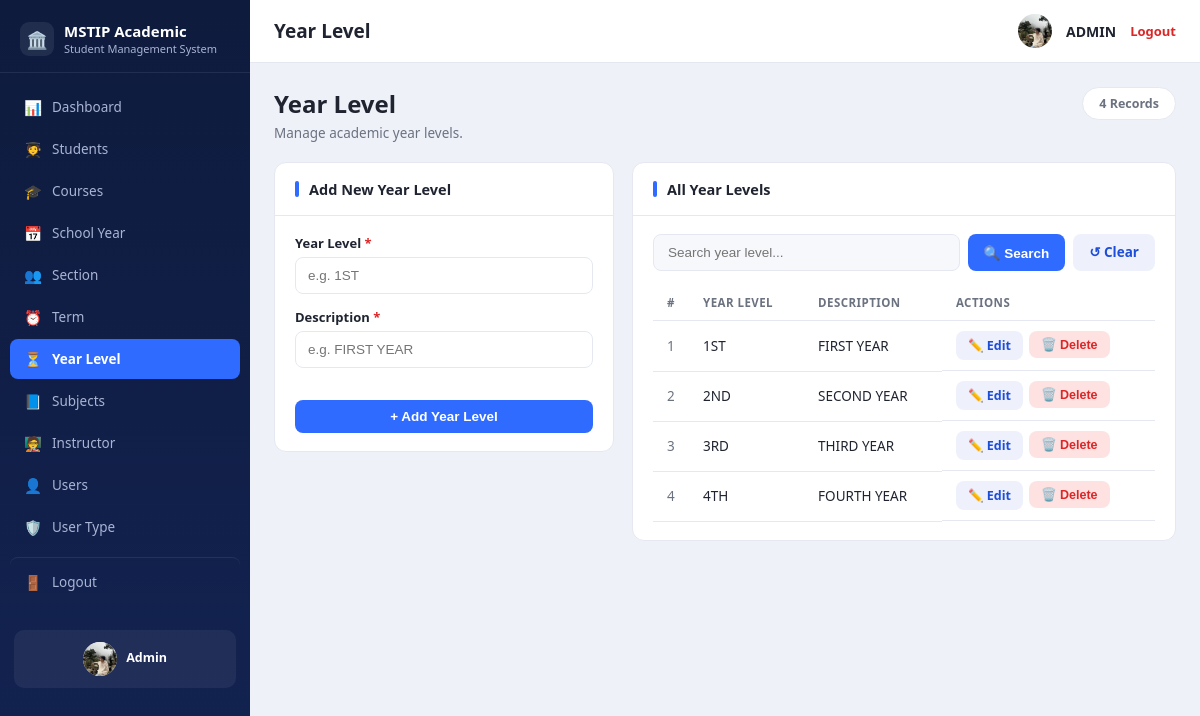
Screenshot of /yearlevels.php (signed in) with the database file from the repository.
### tables this page shows
CREATE TABLE `tbl_yearlevel` (
  `ID` int NOT NULL,
  `YEARLEVEL` varchar(100) NOT NULL,
  `DESCRIPTION` varchar(255) NOT NULL
);

### yearlevels.php (the view, shortened to what this page needs)
<?php
require_once 'config.php';
$q = trim($_GET['q'] ?? '');
$sql = "SELECT * FROM tbl_yearlevel";
$params = [];
$sql .= " ORDER BY ID ASC";
$stmt = $pdo->prepare($sql);
$stmt->execute($params);
$rows = $stmt->fetchAll();
$total = $pdo->query("SELECT COUNT(*) c FROM tbl_yearlevel")->fetch()['c'];
require_once 'includes/header.php';
?>
<div class="page-head">
  <div><h1>Year Level</h1><p>Manage academic year levels.</p></div>
  <span class="records-pill"><?= (int)$total ?> Records</span>
</div>
<div class="split-grid">
  <div class="panel-card">
    <div class="panel-card-head"><span class="bar"></span><h2>Add New Year Level</h2></div>
    <div class="panel-card-body">
      <form method="POST" action="yearlevels.php">
        <div class="field">
          <label for="YEARLEVEL">Year Level <span class="req">*</span></label>
          <input type="text" id="YEARLEVEL" name="YEARLEVEL" placeholder="e.g. 1ST" required
                 value="<?= htmlspecialchars($_POST['YEARLEVEL'] ?? '') ?>">
        </div>
        <div class="field">
          <label for="DESCRIPTION">Description <span class="req">*</span></label>
          <input type="text" id="DESCRIPTION" name="DESCRIPTION" placeholder="e.g. FIRST YEAR" required
                 value="<?= htmlspecialchars($_POST['DESCRIPTION'] ?? '') ?>">
        </div>
        <button type="submit" class="btn btn-primary btn-block">+ Add Year Level</button>
      </form>
    </div>
  </div>
  <div class="panel-card">
    <div class="panel-card-head"><span class="bar"></span><h2>All Year Levels</h2></div>
    <div class="panel-card-body">
      <form method="GET" action="yearlevels.php" class="search-row">
        <input type="text" name="q" placeholder="Search year level..." value="<?= htmlspecialchars($q) ?>">
        <button type="submit" class="btn btn-primary">🔍 Search</button>
        <a href="yearlevels.php" class="btn btn-secondary">↺ Clear</a>
      </form>
      <table class="table">
        <thead>
          <tr><th class="col-num">#</th><th>Year Level</th><th>Description</th><th>Actions</th></tr>
        </thead>
        <tbody>
          <?php foreach ($rows as $i => $r): ?>
            <tr>
              <td class="col-num"><?= $i + 1 ?></td>
              <td><?= htmlspecialchars($r['YEARLEVEL']) ?></td>
              <td><?= htmlspecialchars($r['DESCRIPTION']) ?></td>
              <td class="actions">
                <a href="yearlevel_edit.php?id=<?= (int)$r['ID'] ?>" class="btn btn-small btn-secondary">✏️ Edit</a>
                <form method="POST" action="yearlevel_delete.php" style="display:inline"
                      onsubmit="return confirm('Delete this year level? Students assigned to it will be unlinked.');">
                  <button type="submit" class="btn btn-small btn-danger">🗑️ Delete</button>
                </form>
              </td>
            </tr>
          <?php endforeach; ?>
        </tbody>
      </table>
    </div>
  </div>
</div>
<?php require_once 'includes/footer.php'; ?>

### assets/css/style.css (style rules this page uses)
:root { --sidebar-bg:#0e1b3d; --sidebar-bg-2:#132352; --sidebar-text:#aab4d4; --sidebar-active:#2f6bff; --bg:#eef1f8; --card:#ffffff; --border:#e5e8f0; --text:#1f2430; --muted:#6b7280; --danger:#dc2626; --danger-bg:#fee2e2; --success:#16a34a; --success-bg:#dcfce7; --accent:#2f6bff; --accent-dark:#1d4ed8; --sidebar-w:250px; }
* { box-sizing:border-box; }
body { margin:0; font-family:"Segoe UI",Roboto,Arial,sans-serif; background:var(--bg); color:var(--text); }
.btn-block { width:100%;margin-top:18px; }
.page-head { display:flex;justify-content:space-between;align-items:flex-start;margin-bottom:20px;gap:12px;flex-wrap:wrap; }
.page-head h1 { font-size:24px;margin:0 0 4px;font-weight:800; }
.page-head p { margin:0;color:var(--muted);font-size:13.5px; }
.records-pill { background:#fff;border:1px solid var(--border);border-radius:999px;padding:7px 16px; font-size:12.5px;font-weight:600;color:var(--muted);white-space:nowrap; }
.split-grid { display:grid;grid-template-columns:340px 1fr;gap:18px;align-items:start; }
.panel-card { background:var(--card);border:1px solid var(--border);border-radius:12px;overflow:hidden; }
.panel-card-head { display:flex;align-items:center;gap:10px;padding:16px 20px;border-bottom:1px solid var(--border); }
.panel-card-head .bar { width:4px;height:16px;border-radius:2px;background:var(--accent); }
.panel-card-head h2 { font-size:14.5px;margin:0;font-weight:700; }
.panel-card-body { padding:18px 20px; }
.table { width:100%;border-collapse:collapse;font-size:13.5px; }
.table th,.table td { text-align:left;padding:10px 14px;border-bottom:1px solid var(--border); }
.table th { color:var(--muted);font-weight:600;font-size:11.5px;text-transform:uppercase;letter-spacing:.04em; }
.col-num { width:36px;color:var(--muted); }
.search-row { display:flex;gap:8px;margin-bottom:14px; }
.search-row input { flex:1;padding:10px 14px;border:1px solid var(--border);border-radius:8px;font-size:13.5px;background:#f7f8fc; }
.btn { display:inline-block;border:none;border-radius:8px;padding:9px 16px;font-size:13.5px; font-weight:600;cursor:pointer;text-decoration:none; }
.btn-primary { background:var(--accent);color:#fff; }
.btn-secondary { background:#eef1fb;color:var(--accent-dark); }
.btn-danger { background:var(--danger-bg);color:var(--danger); }
.btn-small { padding:6px 12px;font-size:12.5px; }
.btn-block { width:100%; }
.actions { display:flex;gap:6px; }
.field { margin-bottom:14px; }
.field label { display:block;font-size:13px;font-weight:600;margin-bottom:5px; }
.field label .req { color:var(--danger); }
.field input,.field select,.field textarea { width:100%;padding:10px 12px;border:1px solid var(--border);border-radius:8px;font-size:13.5px;background:#fff; }

### rows the page displays
tbl_yearlevel: YEARLEVEL "1ST", DESCRIPTION "FIRST YEAR"
tbl_yearlevel: YEARLEVEL "2ND", DESCRIPTION "SECOND YEAR"
tbl_yearlevel: YEARLEVEL "3RD", DESCRIPTION "THIRD YEAR"
tbl_yearlevel: YEARLEVEL "4TH", DESCRIPTION "FOURTH YEAR"

### other values shown
$icon "📊"
$label "Dashboard"
$icon "🧑‍🎓"
$label "Students"
$icon "🎓"
$label "Courses"
$icon "📅"
$label "School Year"
$icon "👥"
$label "Section"
$icon "⏰"
$label "Term"
$icon "⏳"
$label "Year Level"
$icon "📘"
